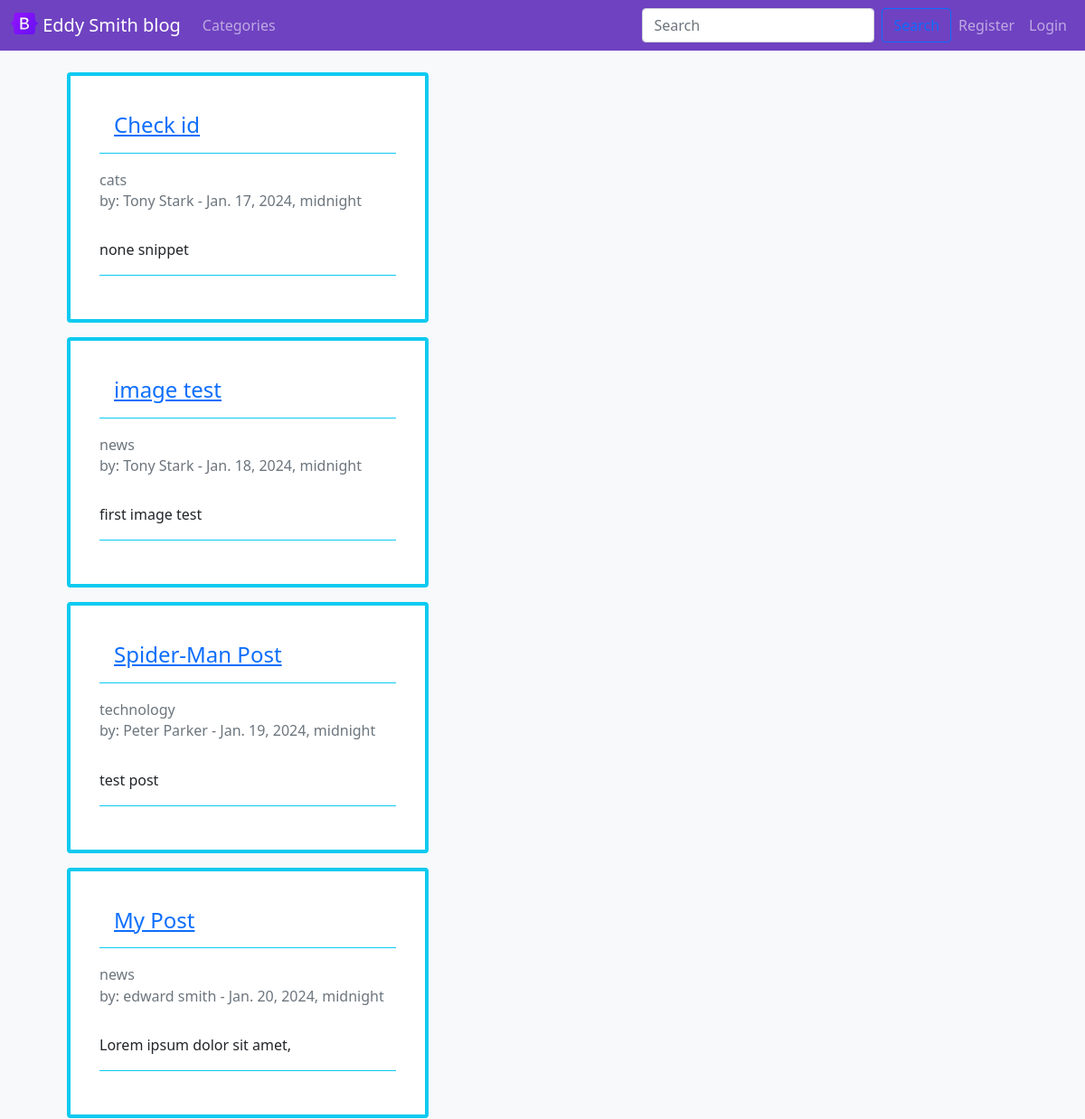
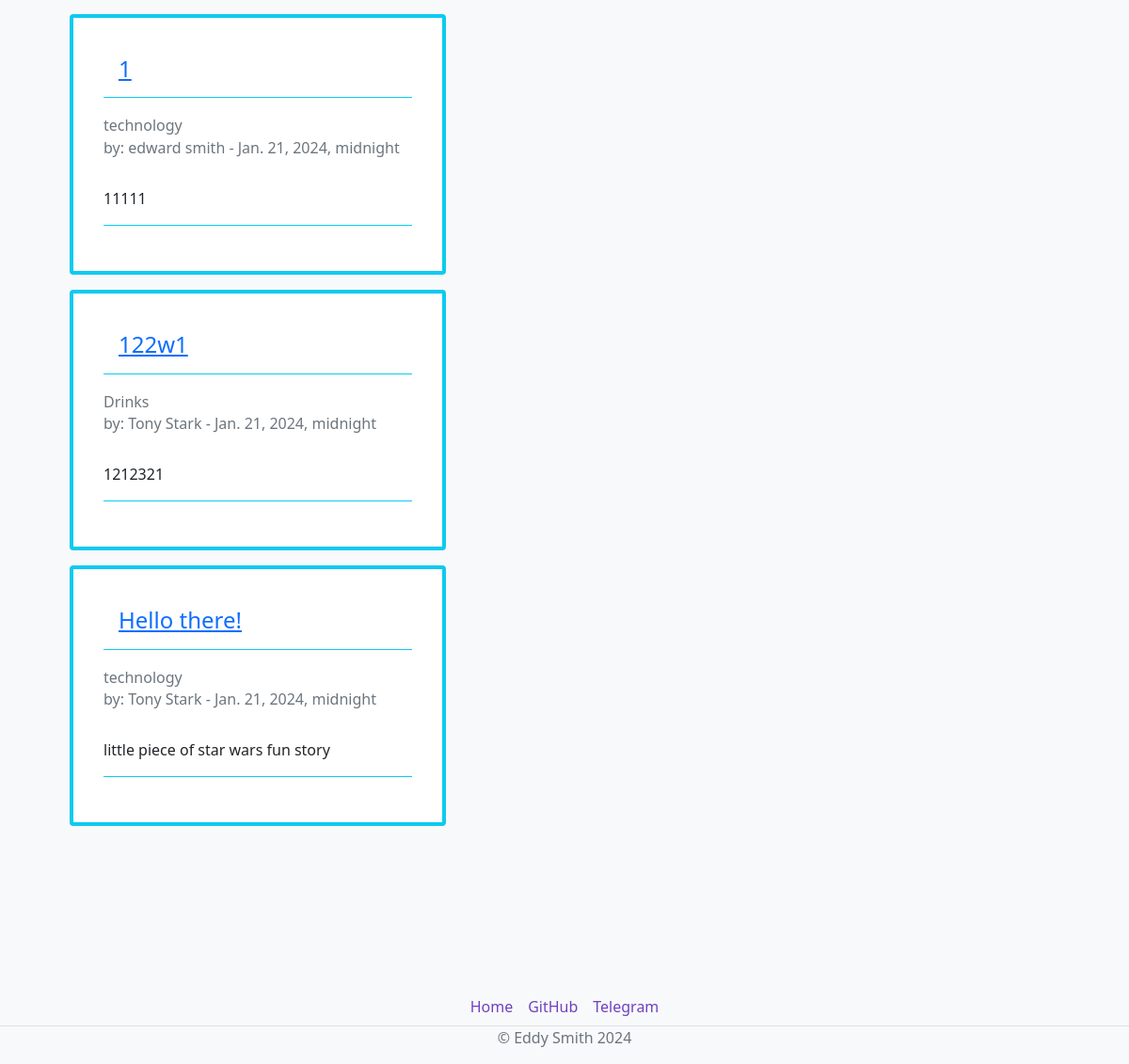
The app's page /search/ with its own data (2 pictures, top to bottom).
### theblog/models.py (models this page shows, shortened)
class Post(models.Model):
    title = models.CharField(max_length=255)
    header_image = models.ImageField(null=True, blank=True, upload_to='images/')
    title_tag = models.CharField(max_length=255)
    author = models.ForeignKey(User, on_delete=models.CASCADE)
    body = RichTextField(blank=True, null=True)
    post_date = models.DateTimeField(auto_now_add=True) # Автозаповнення дати з часом
    category = models.CharField(max_length=255, default='none category')
    snippet = models.CharField(max_length=255)
    likes = models.ManyToManyField(User, related_name='blog_post')

### theblog/views.py (the view)
# urls.py: path('search/', post_list, name='search'),
def post_list(request):
    search_query = request.GET.get('search', '')
    if search_query:
        posts = Post.objects.filter(Q(category__icontains=search_query) | Q(title__icontains=search_query))
    else:
        posts = Post.objects.all()
    return render(request, 'search.html', {'posts': posts})

### theblog/templates/search.html (shortened to what this page needs)
{% extends 'base.html' %}
{% block content %}
    {% if posts %}
                <div class="">
        <ul>
        {% for post in posts %}
            <div class="card border-info border-4 p-3 mb-3" style="width: 25rem;">
              <div class="card-body">
                <div class="card-header bg-transparent border-info">
                    <h4><a href="{% url 'article_detail' post.pk %}">{{ post.title }}</a></h4>
                </div>
                  <br>
                <h6 class="card-subtitle mb-2 text-muted">{{ post.category }}</h6>
                  <h6 class="card-subtitle mb-2 text-muted">
                       by: {{ post.author.first_name }}
                        {{ post.author.last_name }} -
                        {{ post.post_date }}
                  </h6>
                  <br>
                <p class="card-text">{{ post.snippet }}</p>
                <div class="card-footer bg-transparent border-info">
                </div>
              </div>
        </div>
        {% endfor %}
            <br><br><br><br>
        </ul>
        </div>
    {% else %}
        <h1>Try again</h1>
    {% endif %}
{% endblock %}

### theblog/templates/base.html (shortened to what this page needs)
<!doctype html>
<html lang="en">
  <head>
    <link href="https://cdn.jsdelivr.net/npm/bootstrap@5.1.3/dist/css/bootstrap.min.css" rel="stylesheet">
  </head>
  <body class="bg-light">
    <nav class="navbar navbar-expand-md navbar-dark " style="background-color: #6f42c1;">
  <div class="container-fluid">
    <a class="navbar-brand" href="{% url 'home' %}">
        <img src="/media/images/bootstrap-logo.svg" alt="" width="30" height="24" class="d-inline-block align-text-top">
        Eddy Smith blog</a>
    <div class="collapse navbar-collapse" id="navbarSupportedContent">
      <ul class="navbar-nav me-auto mb-2 mb-lg-0">
        {% if cat_menu %}
        <li class="nav-item dropdown">
          <a class="nav-link dropdown-toggle" href="#" id="navbarDropdown" role="button" data-bs-toggle="dropdown" aria-expanded="false">
            Categories
          </a>
          <ul class="dropdown-menu" aria-labelledby="navbarDropdown">
              {% for item in cat_menu %}
                  <a class="dropdown-item" href="{% url 'category' item|slugify %}">{{ item }}</a>
              {% endfor %}
          </ul>
        </li>
        {% else %}
            <a class="nav-link" href="{% url 'category-list' %}">Categories</a>
        {% endif %}
      </ul>
        <form class="d-flex" method="get" action="{% url 'search' %}">
          <input class="form-control me-2" type="search" placeholder="Search" aria-label="Search" name="search">
          <button class="btn btn-outline-primary" type="submit">Search</button>
        </form>
    {% if user.is_authenticated %}
             <ul class="navbar-nav ml-auto mb-2 mb-lg-0">
                    <li class="nav-item dropdown">
                        <a class="nav-link dropdown-toggle" href="#" id="navbarDropdown" role="button" data-bs-toggle="dropdown" aria-expanded="false">
                            {{ user.first_name }}
                            {{ user.last_name }}
                        </a>
              <ul class="dropdown-menu dropdown-menu-lg-end" aria-labelledby="navbarDropdown">
                <li>
                    <a class="dropdown-item" href="{% url 'edit_profile' %}">Edit settings</a>
                </li>
                {% if user.profile.id %}
                    <li><a class="dropdown-item" href="{% url 'edit_profile_page' user.profile.id %}">Edit profile page</a></li>
                    <li><a class="dropdown-item" href="{% url 'show_profile_page' user.profile.id %}">Show profile page</a></li>
                {% else %}
                    <li><a class="dropdown-item" href="{% url 'create_profile_page' %}">Create profile page</a></li>
                {% endif %}
                    <form method="post" action="{% url 'logout' %}">
                     {% csrf_token %}
                      <button class="dropdown-item" type="submit">Logout</button>
                    </form>
              </ul>
                     </li>
             </ul>
        {% else %}
            <ul class="navbar-nav ml-auto mb-2 mb-lg-0">
             <li class="nav-item">
                <a class="nav-link" href="{% url 'register' %}">Register</a>
             </li>
             <li class="nav-item">
                <a class="nav-link" href="{% url 'login' %}">Login</a>
             </li>
        </ul>
    {% endif %}
    </div>
  </div>
</nav>
    <br>
    <div class="container">
        {% block content %}
        {% endblock %}
    </div>
  </body>
<footer class="" >
          <ul class="nav justify-content-center border-bottom "  style="margin-top: 60px; border-color: #6f42c1;">
            <li class="nav-item"><a href="{% url 'home' %}" class="nav-link px-2" style="color: #6f42c1;">Home</a></li>
            <li class="nav-item"><a href="https://github.com/eddysmith88" class="nav-link px-2 " style="color: #6f42c1;">GitHub</a></li>
            <li class="nav-item"><a href="https://t.me/@eddysmith88" class="nav-link px-2 " style="color: #6f42c1;">Telegram</a></li>
          </ul>
          <p class="text-center text-muted">&copy; Eddy Smith 2024</p>
</footer>
</html>

### records on screen
Post: title "Check id", category "cats", author.first_name "Tony", author.last_name "Stark", post_date "Jan. 17, 2024, midnight", snippet "none snippet"
Post: title "image test", category "news", author.first_name "Tony", author.last_name "Stark", post_date "Jan. 18, 2024, midnight", snippet "first image test"
Post: title "Spider-Man Post", category "technology", author.first_name "Peter", author.last_name "Parker", post_date "Jan. 19, 2024, midnight", snippet "test post"
Post: title "My Post", category "news", author.first_name "edward", author.last_name "smith", post_date "Jan. 20, 2024, midnight", snippet "Lorem ipsum dolor sit amet,"
Post: title "1", category "technology", author.first_name "edward", author.last_name "smith", post_date "Jan. 21, 2024, midnight", snippet "11111"
Post: title "122w1", category "Drinks", author.first_name "Tony", author.last_name "Stark", post_date "Jan. 21, 2024, midnight", snippet "1212321"
Post: title "Hello there!", category "technology", author.first_name "Tony", author.last_name "Stark", post_date "Jan. 21, 2024, midnight", snippet "little piece of star wars fun story"
